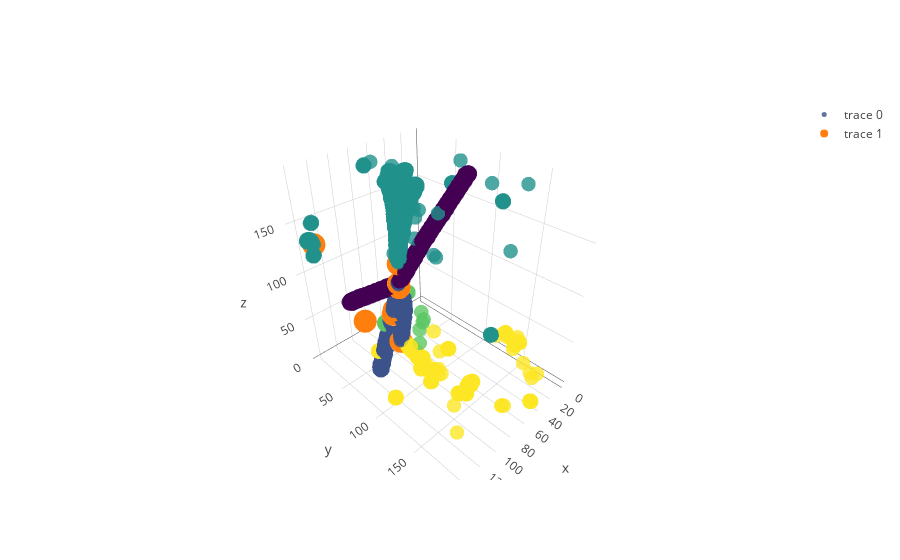

Here is the notebook cell this chart was saved with:
### Markdown cell above
If we want to visualize particle starts as well as the point clouds, we can combine traces

### Code cell
trace1 = scatter_classes(img_reader, eventn)
trace2 = scatter_particles(preader, eventn)
iplot([trace1, trace2])

### Figure 1 — Plotly figure (JSON) as saved in the notebook; plotly's stock layout.template omitted (floating-point values rounded to 4 significant figures; data arrays with more than 128 entries replaced by an {"elided": "..."} marker saying what was removed)
{"data": [{"hovertext": {"elided": "5180 int values"}, "marker": {"color": {"elided": "5180 int values"}, "colorscale": "Viridis", "opacity": 0.8, "size": 5}, "mode": "markers", "type": "scatter3d", "uid": "0861861f-ef4e-4238-b31f-3d4028c8cacd", "x": {"elided": "5180 int values"}, "y": {"elided": "5180 int values"}, "z": {"elided": "5180 int values"}}, {"hovertext": ["pdg: 211, E = 541.842163, primary=1", "pdg: 2212, E = 345.026947, primary=0", "pdg: 2212, E = 137.451004, primary=0", "pdg: 2212, E = 5.619748, primary=0", "pdg: 1000010030, E = -12.967394, primary=0", "pdg: 22, E = 6.227327, primary=0", "pdg: 22, E = 5.988493, primary=0", "pdg: -13, E = 64.823662, primary=1", "pdg: -11, E = 36.943142, primary=0", "pdg: -211, E = 875.831116, primary=1", "pdg: 11, E = 15.172224, primary=0", "pdg: 11, E = 5.577595, primary=0", "pdg: 22, E = 270.430908, primary=1"], "mode": "markers", "type": "scatter3d", "uid": "a5f943b5-2f13-4929-a0b8-328311bcd6f9", "x": [100.6, 100.4, 100.4, 100.4, 100.4, 111.6, 131.8, 100.6, 105.8, 100.6, 103.1, 103.6, 95.19], "y": [83.87, 83.32, 83.32, 83.32, 83.32, 45.29, 11.51, 83.87, 88.74, 83.87, 78.73, 77.58, 78.0], "z": [104.3, 108.1, 108.1, 108.1, 108.1, 52.72, 128.6, 104.3, 51.47, 104.3, 79.62, 74.34, 122.6]}], "layout": {}}
